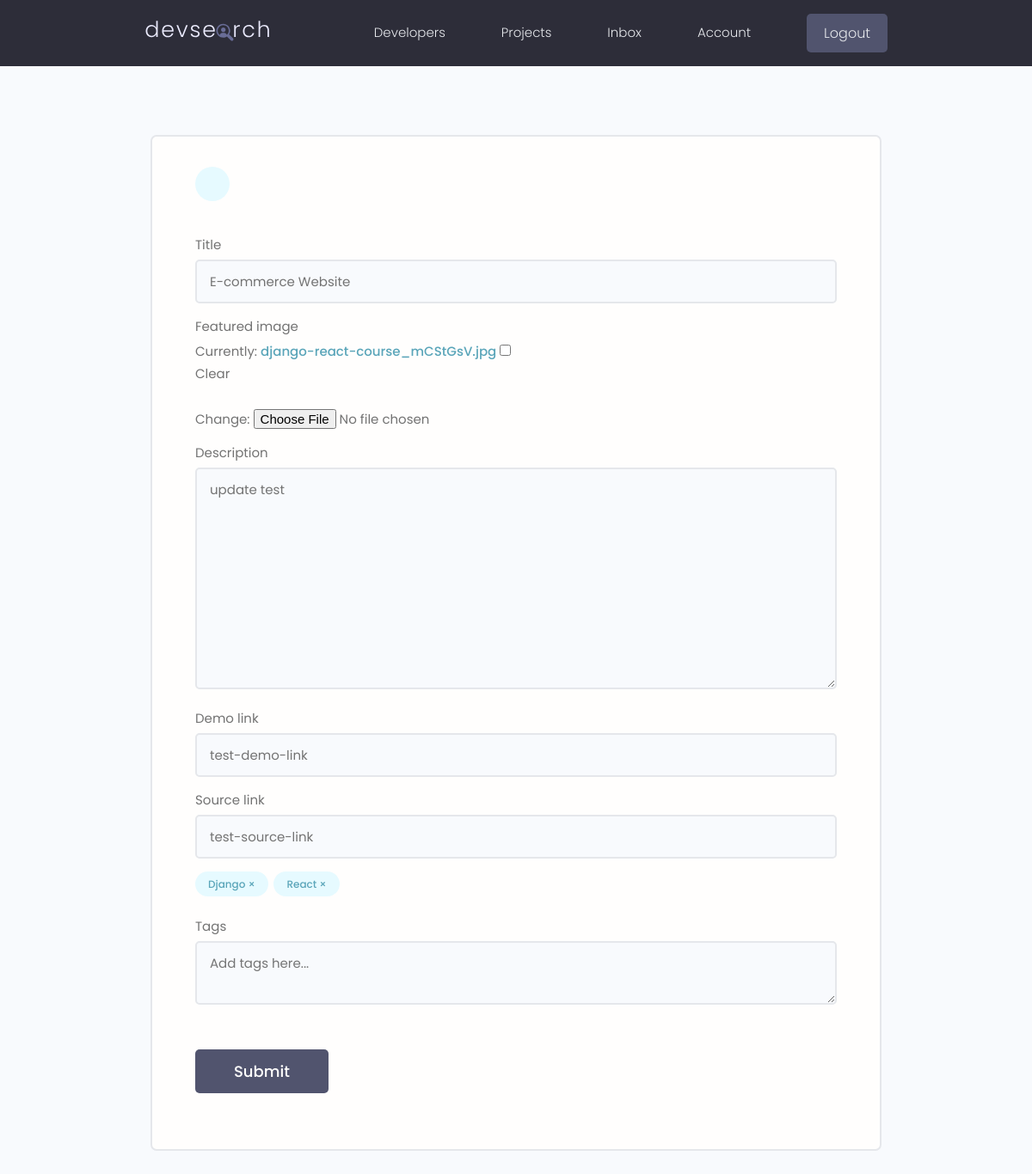
/projects/update-project/f9f13ad9-926d-40c3-96d2-d4b8b3d9d518 (signed in), run on an earlier commit of the app's database.
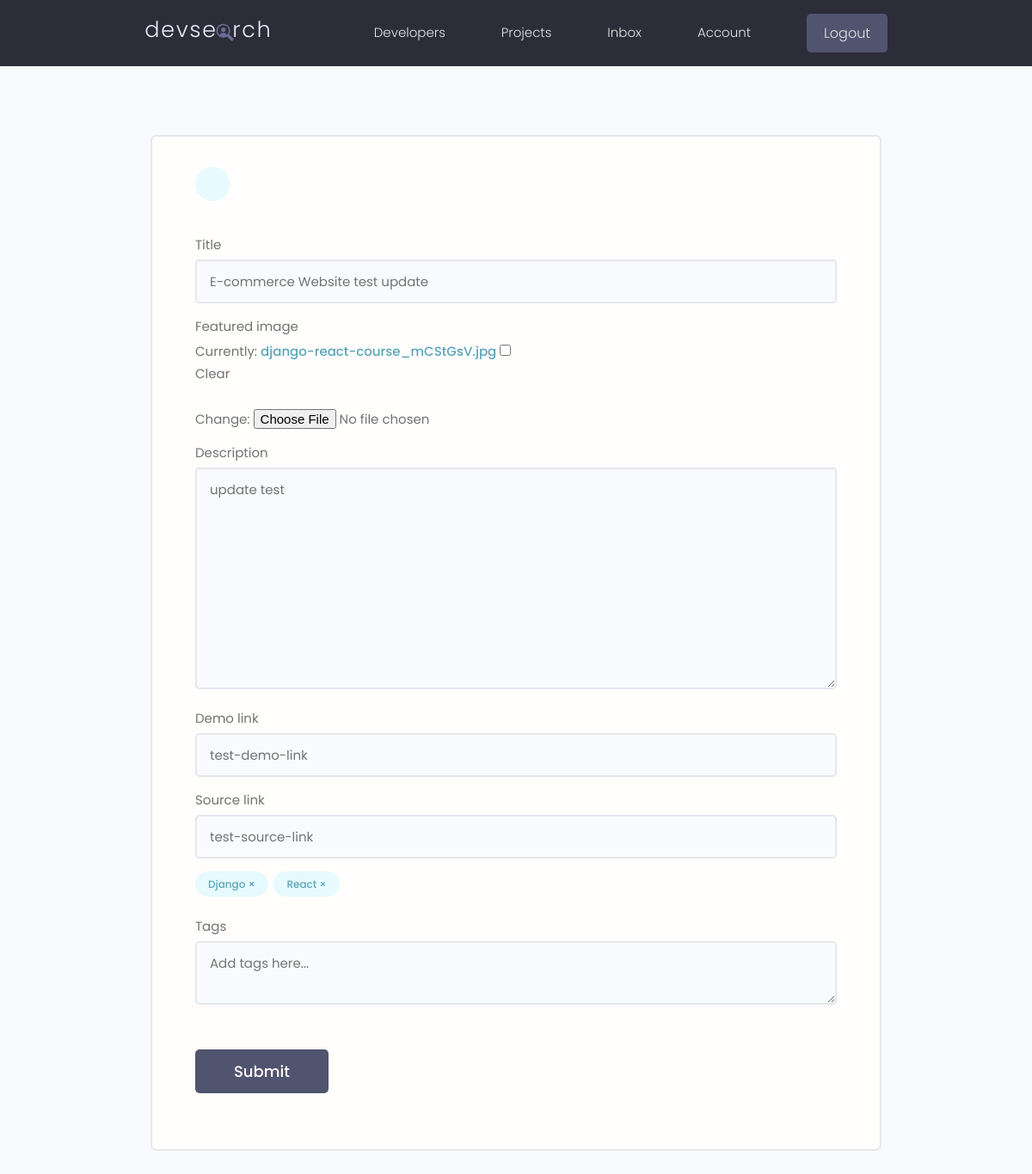
And on a later commit of the database.
### projects/models.py (models this page shows, shortened)
class Project(models.Model):
    owner = models.ForeignKey(Profile, null=True, blank=True, on_delete=models.CASCADE)
    title = models.CharField(max_length=200)
    description = models.TextField(null=True, blank=True)
    featured_image = models.ImageField(null=True, blank=True, default="default.jpg")
    demo_link = models.CharField(max_length=2000, null=True, blank=True)
    source_link = models.CharField(max_length=2000, null=True, blank=True)
    tags = models.ManyToManyField('Tag',blank=True)
    vote_total = models.IntegerField(default=0, null=True, blank=True)
    vote_ratio = models.IntegerField(default=0, null=True, blank=True)
    created = models.DateTimeField(auto_now_add=True)
    id = models.UUIDField(default=uuid.uuid4, unique=True, primary_key=True, editable=False)
    class Meta:
        ordering = ['-vote_ratio', '-vote_total']

### projects/views.py (the view, shortened to what this page needs)
# urls.py: path('update-project/<str:pk>', views.updateProject, name="update-project"),
@login_required(login_url='login')
def updateProject(request, pk):
    profile = request.user.profile
    project = profile.project_set.get(id=pk)
    form = ProjectForm(instance=project)
    context = {'form': form, 'project': project}
    return render(request, 'projects/project_form.html', context)

### projects/forms.py
class ProjectForm(ModelForm):
    class Meta:
        model = Project
        fields = ['title', 'featured_image', 'description', 'demo_link', 'source_link']
        widgets = {
            'tags': forms.CheckboxSelectMultiple(),
        }
    def __init__(self, *args, **kwargs):
        super(ProjectForm, self).__init__(*args, **kwargs)
        for key, field in self.fields.items():
            field.widget.attrs.update({'class':'input'})

### projects/templates/projects/project_form.html (shortened to what this page needs)
{% extends "main.html" %}
{% block content %}
<main class="formPage my-xl">
    <div class="content-box">
        <div class="formWrapper">
            <a class="backButton" href="{% url 'account' %}"></a>
            <br>
            <form class="form" method="POST" enctype="multipart/form-data">
                {% for field in form %}
                <div class="form__field">
                    <label for="formInput#text">{{ field.label }}</label>
                    {{ field }}
                </div>
                {% endfor %}
                <div class="form__field">
                    {% for tag in project.tags.all %}
                        <div class="project-tag tag tag--pill tag--main" data-tag="{{ tag.id }}" data-project="{{ project.id }}">{{ tag.name }} &#215; </div>
                    {% endfor %}
                </div>
                <div class="form__field">
                    <label for="formInput#text">Tags</label>
                    <textarea class="input" name="newtags" id="" placeholder="Add tags here..."></textarea>
                </div>
                <input class="btn btn--sub btn--lg  my-md" type="submit" value="Submit" />
            </form>
        </div>
    </div>
</main>
{% endblock content %}

What changed in the data, as far as the page shows it:
changed Project "update test": title "E-commerce Website" → "E-commerce Website test update"
